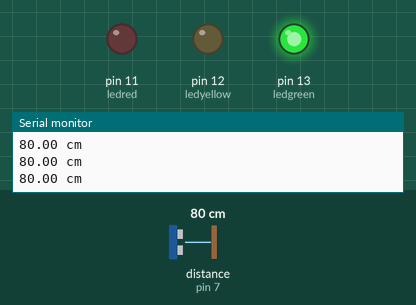
Recording of a sketch running on a simulated Arduino Uno, built with avr-gcc and run on an emulated ATmega328P. On the bench: output pins drawn as LEDs (lit = HIGH), the last lines printed to the serial monitor. Inputs (shaded band) come from the test bench; at power-on: distance to the obstacle (sensor on pin 7) 80 cm. The echo pulse lasts 58.3 µs per cm.

Above: at 1.3 s.
1.4 s: distance to the obstacle (sensor on pin 7) set to 22 cm
2.9 s: distance to the obstacle (sensor on pin 7) set to 18 cm
At 3.8 s:
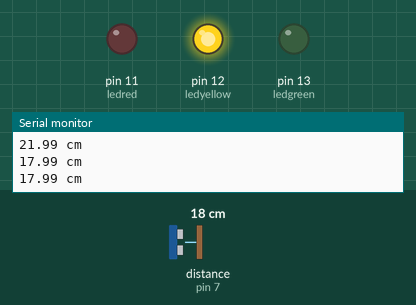
4.5 s: distance to the obstacle (sensor on pin 7) set to 11 cm
6.0 s: distance to the obstacle (sensor on pin 7) set to 8 cm
At 6.5 s:
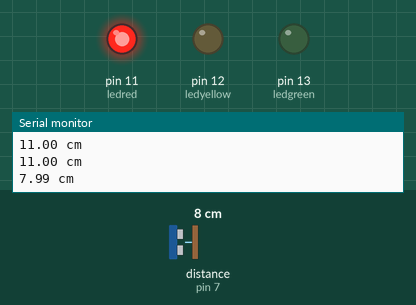
7.5 s: distance to the obstacle (sensor on pin 7) set to 35 cm
At 7.9 s:
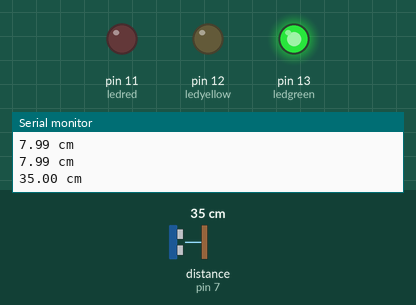
9.0 s: distance to the obstacle (sensor on pin 7) set to 2 cm
At 10.5 s:
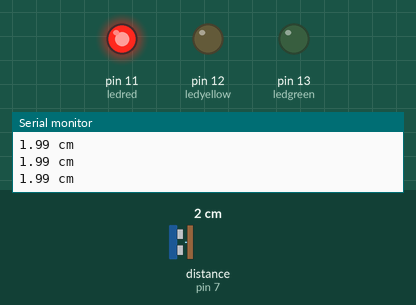
Timing chart, 0 to 11.5 s (numbered marks = the images above; inputs shaded):
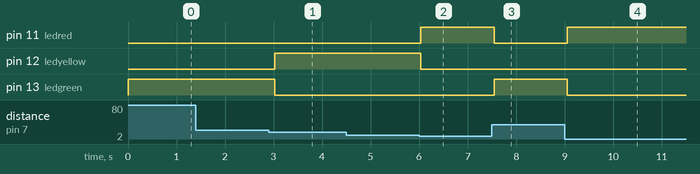

Measured:
- the behaviour switches between 21 and 20 cm on distance to the obstacle (sensor on pin 7) (found by bisection; images 0 and 1)
- the behaviour switches between 10 and 9 cm on distance to the obstacle (sensor on pin 7) (found by bisection; images 1 and 2)
- after the input at 2.9 s, pin 12 (ledyellow): LOW → HIGH after 0.13 s; pin 13 (ledgreen): HIGH → LOW after 0.13 s
- after the input at 6.0 s, pin 11 (ledred): LOW → HIGH at once; pin 12 (ledyellow): HIGH → LOW at once
- after the input at 7.5 s, pin 11 (ledred): HIGH → LOW at once; pin 13 (ledgreen): LOW → HIGH at once
- after the input at 9.0 s, pin 11 (ledred): LOW → HIGH after 0.05 s; pin 13 (ledgreen): HIGH → LOW after 0.05 s

The sketch:

sketch_apr03a.ino
```cpp
/*
  Interfacing ultrasonic sensor with arduino
  - Ayush Verma (101411009)

      cmDivisor = 27.6233
      inDivisor = 70.1633
*/

#include "Ultrasonic.h"

  //creating object ultrasonic and defining digital outputs for Trigger - 6, Echo - 7 resp.
Ultrasonic ultrasonic(6,7);

  //declaring digital pins for LED's
const int ledgreen = 13;
const int ledyellow = 12;
const int ledred = 11;

long microsec = 0;
float distanceCM = 0;

void setup () {
  Serial.begin(9600); //initialize serial monitor

  pinMode(ledgreen,OUTPUT);
  pinMode(ledyellow,OUTPUT);
  pinMode(ledred,OUTPUT);
}

void loop () {
  microsec = ultrasonic.timing(); //reading time delay to detect obstacle
  distanceCM = ultrasonic.convert(microsec, Ultrasonic::CM); //Converting time into distance

  ledDistance();  //glow lights acc. to distance

  Serial.print(distanceCM);
  Serial.println(" cm");
  delay(500);  //to delay loop by .5 sec
}


void ledDistance () {

  digitalWrite(ledgreen,LOW);
  digitalWrite(ledyellow,LOW);
  digitalWrite(ledred,LOW);

  //no or very far obstacle
  if (distanceCM > 20) {
    digitalWrite(ledgreen,HIGH);
  }

  if (distanceCM <=20 and distanceCM >= 10) {
    digitalWrite(ledyellow,HIGH);
  }

  if (distanceCM < 10) {
    digitalWrite(ledred,HIGH);
  }
}
```
